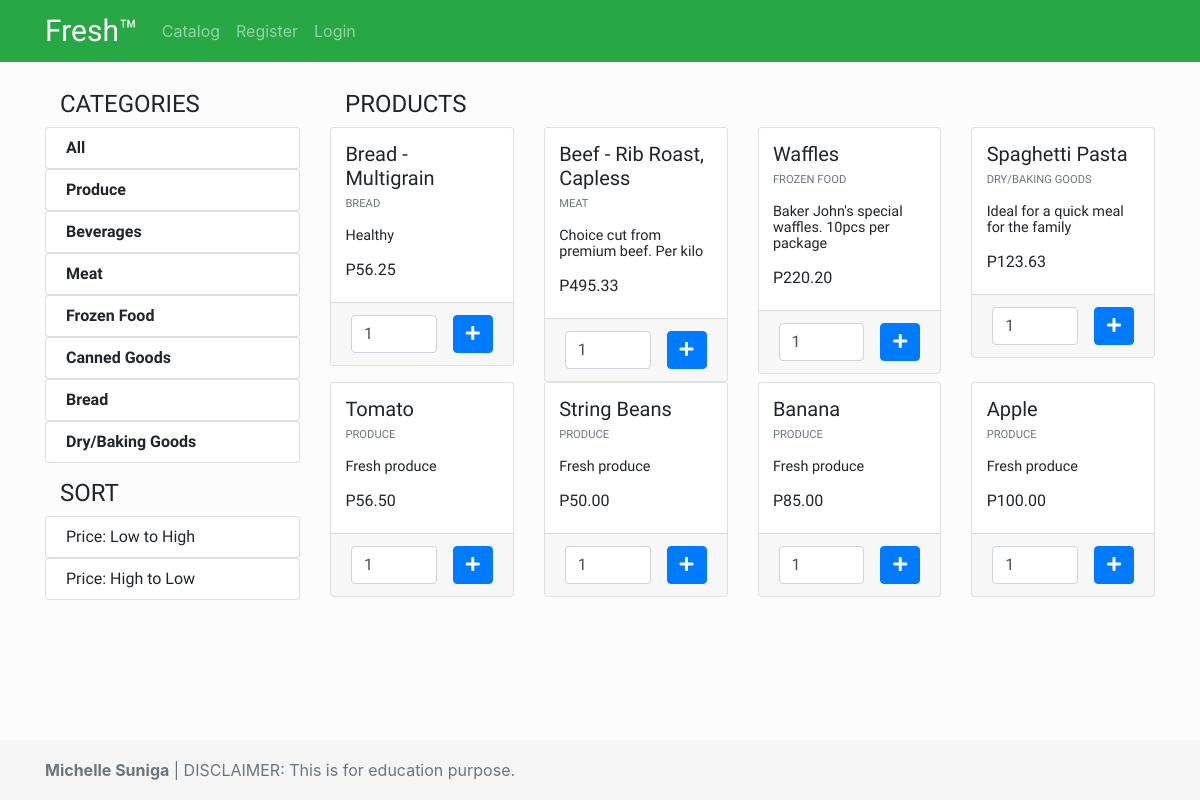
Screenshot of /app/views/catalog.php with the database file from the repository.
### tables this page shows
CREATE TABLE `categories` (
  `id` int(11) NOT NULL,
  `name` varchar(255) NOT NULL
);

CREATE TABLE `items` (
  `id` int(11) NOT NULL,
  `name` varchar(255) NOT NULL,
  `price` decimal(18,2) NOT NULL,
  `image_path` varchar(255) DEFAULT NULL,
  `category_id` int(11) NOT NULL,
  `description` varchar(255) NOT NULL
);

### app/views/catalog.php (the view, shortened to what this page needs)
<?php require_once "../partials/layout.php" ?>
<?php function get_page_content() {
	global $conn;
?>
<?php
	$sql1 = "SELECT * FROM categories";
	$sql2 = "SELECT items.id, items.price, items.description, items.image_path, items.name AS item_name, categories.name AS category_name FROM items JOIN categories ON (categories.id = items.category_id)";
	$categories = mysqli_query($conn, $sql1);
	$items = mysqli_query($conn, $sql2);
 ?>
	<section id="products_list" class="pt-4" >
		<div class="container">
			<div class="row py-1">
				<div class="col-md-3">
					<div class="col-12">
						<h2>Categories</h2>
					</div>
					<div class="">
						<div id="categories_list">
							<ul class="list-group">
								<a href="catalog.php?category=all">
									<li class="list-group-item">All</li>
								</a>
				<?php foreach ($categories as $category) { ?>
					<a href="catalog.php?category=<?php echo $category['id']; ?>">
				<li class="list-group-item"><?php echo $category['name']; ?></li></a>
				<?php } ?>
		</ul>
						</div>
					</div>
					<div class="col-12 mt-3">
						<h2>Sort</h2>
					</div>
					<div id="sort_items">
							<ul class="list-group">
								<a href="../controllers/item_sort.php?sort=asc">
									<li class="list-group-item">Price: Low to High</li>
								</a>
								<a href="../controllers/item_sort.php?sort=dsc">
									<li class="list-group-item">Price: High to Low</li>
								</a>
							</ul>
						</div>
				</div>
				<div class="col-md-9">
					<div class="col-4">
						<h2 >Products</h2>
					</div>
					<div class="">
						<div class="row flex-row flex-wrap">
							<?php foreach ($items as $item) { ?>
							<div class="col-3">
								<div class="card">
									<div class="card-body">
										<div class="card-title">
											<h5><?php echo $item['item_name']; ?></h5>
										</div>
										<div class="card-subtitle">
											<p class="text-muted"><?php echo $item['category_name']; ?></p>
										</div>
										<div class="card-text">
											<p class="">
											<?php echo $item['description']; ?>
											</p>
										</div>
										<h6>P<?php echo $item['price']; ?></h6>
									</div>
									<div class="card-footer flex-row flex-wrap">
										<form class="d-flex flex-row">
											<input type="number" name="item_quantity" class="form-control" min="0" value="1">
										  <div class="btn btn-primary add-to-cart" data-id="<?php echo $item['id']; ?>" ><i class="fas fa-plus"></i></div>
										</form>
									</div>
								</div>
							</div>
							<?php } ?>
						</div>
					</div>
				</div>
			</div>
		</div>
	</section>
<?php } ?>

### app/partials/layout.php (shortened to what this page needs)
<!DOCTYPE html>
<html lang="en">
<head>
	<link rel="stylesheet" href="https://maxcdn.bootstrapcdn.com/bootstrap/4.1.3/css/bootstrap.min.css">
	<link rel="stylesheet" href="https://use.fontawesome.com/releases/v5.6.3/css/all.css">
	<link rel="stylesheet" href="../assets/css/style.css">
</head>
<body>
	<?php require_once "../partials/header.php" ?>
	<main>
	<?php get_page_content(); ?>
	</main>
    <?php require_once "../partials/footer.php" ?>
</body>
</html>

### app/partials/header.php (shortened to what this page needs)
<header>
	<nav class="navbar navbar-expand-sm bg-success navbar-dark">
		<div class="container">
			<a class="navbar-brand" href="index.php"><h1>Fresh&trade;</h1></a>
			<div class="collapse navbar-collapse" id="nav-content">
			  	<ul class="navbar-nav mr-auto">
				    <li class="nav-item">
				      <a class="nav-link" href="catalog.php">Catalog</a>
				    </li>
				    <?php if (!isset($_SESSION['user'])) { ?>
				    <li class="nav-item">
				      <a class="nav-link" href="register.php">Register</a>
				    </li>
				    <li class="nav-item">
				      <a class="nav-link" href="login.php">Login</a>
				    </li>
				    <?php } ?>
			  	</ul>
			 </div>
	</nav>
</header>

### app/partials/footer.php (shortened to what this page needs)
<footer class="footer">
     <div class="container">
       <span class="text-muted"><strong>Michelle Suniga</strong> | DISCLAIMER: This is for education purpose.</span>
     </div>
   </footer>

### app/assets/css/style.css (style rules this page uses)
* { margin: 0; padding: 0; box-sizing: border-box; }
html { position: relative; min-height: 100%; }
body { margin-bottom: 60px; background: #fcfcfc; line-height: 1rem; }
footer { position: absolute; bottom: 0; width: 100%; height: 60px; line-height: 60px; background-color: #f5f5f5; }
main { font-family: 'Maven Pro', sans-serif; }
#register-landing h1, nav h1 { font-size: 1.5em; margin-bottom: 0; font-family: 'Coiny', cursive; }
p { font-size: 1.4em; }
a, a:hover, a:focus { color: inherit; text-decoration: none; }
.card { max-width: 100%; }
.card p { font-size: 0.9rem; }
.card-body { min-height: 100%; padding: 0.9rem; }
.card-subtitle p { text-transform: uppercase; font-size: 0.7rem; }
#categories_list { text-transform: capitalize; font-weight: 700; }
#products_list h2 { font-size: 1.5em; text-transform: uppercase; }
#products_list .add-to-cart { font-size: 1em; text-transform: uppercase; }
#products_list input { margin-right: 1rem; }

### rows the page displays
categories: name "Produce"
categories: name "Beverages"
categories: name "Meat"
categories: name "Frozen Food"
categories: name "Canned Goods"
categories: name "Bread"
categories: name "Dry/Baking Goods"
items: name "Bread - Multigrain", category.name "BREAD", description "Healthy", price "56.25"
items: name "Beef - Rib Roast, Capless", category.name "MEAT", description "Choice cut from premium beef. Per kilo", price "495.33"
items: name "Waffles", category.name "FROZEN FOOD", description "Baker John's special waffles. 10pcs per package", price "220.20"
items: name "Spaghetti Pasta", category.name "DRY/BAKING GOODS", description "Ideal for a quick meal for the family", price "123.63"
items: name "Tomato", category.name "PRODUCE", description "Fresh produce", price "56.50"
items: name "String Beans", category.name "PRODUCE", description "Fresh produce", price "50.00"
items: name "Banana", category.name "PRODUCE", description "Fresh produce", price "85.00"
items: name "Apple", category.name "PRODUCE", description "Fresh produce", price "100.00"
